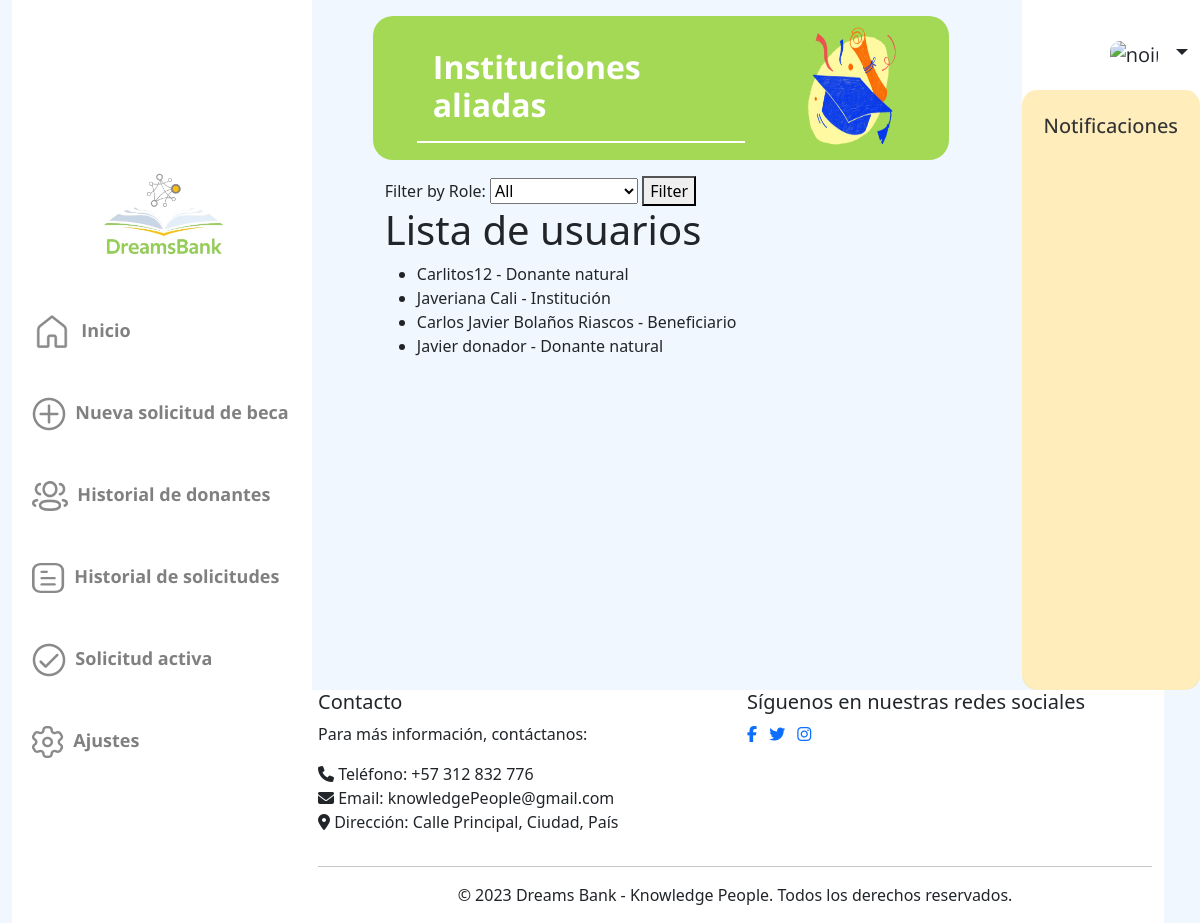
The page /users/users/ on the database as committed earlier.
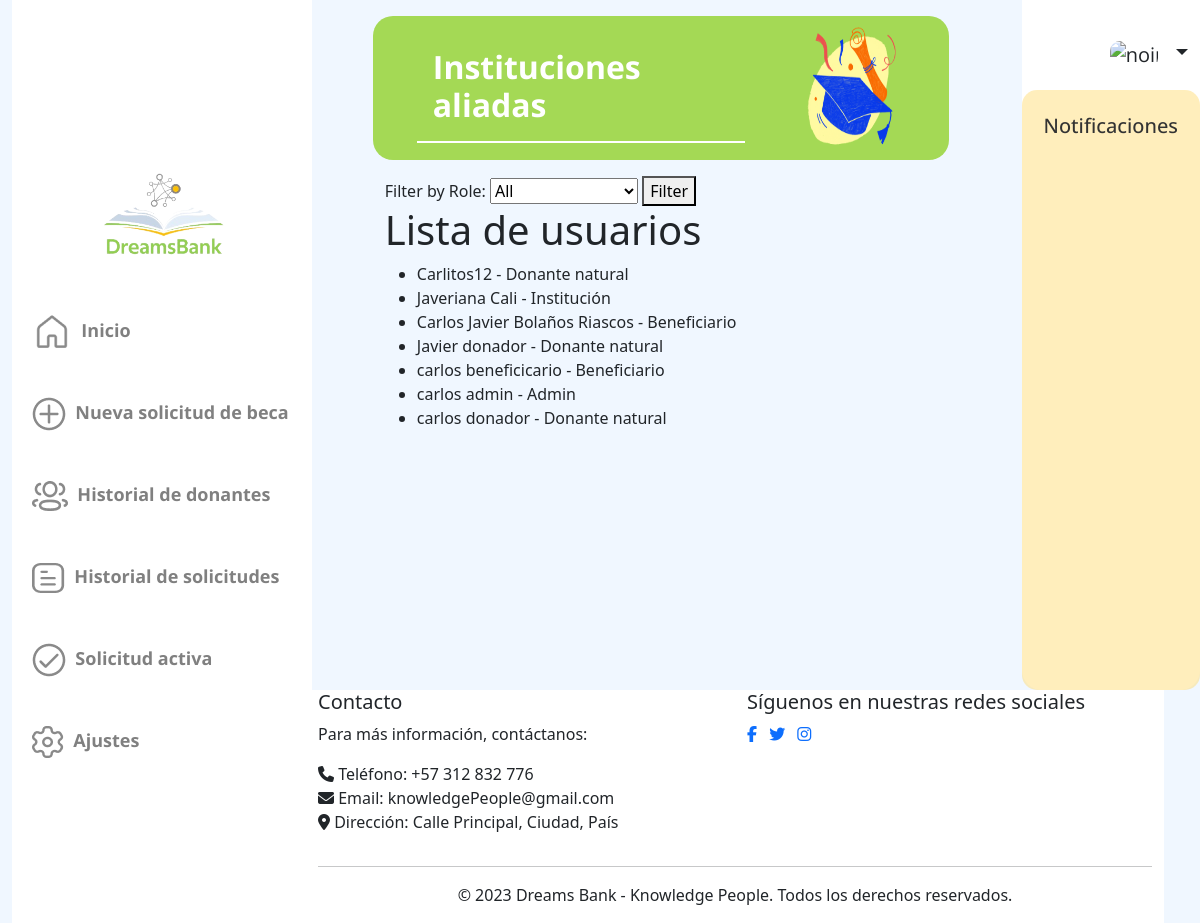
The same page on the database as committed later.
### users/models.py (models this page shows, shortened)
class User(AbstractBaseUser, PermissionsMixin):
    username=None
    BENEFICIARY=1
    NATURALDONOR=2
    LEGALDONOR=3
    INSTITUTION=4
    ADMIN=5
    ROLE_CHOICE=(
          (BENEFICIARY, 'Beneficiario'),
          (NATURALDONOR,'Donante natural'),
          (LEGALDONOR,'Donante juridico'),
          (INSTITUTION,'Institución'),
          (ADMIN,'Admin'),
    )
    TI=1
    CC=2
    CE=3
    NIT=4
    IDTYPE_CHOICE= ((TI,'Tarjeta de Identidad'),
                (CC,'Cédula de Ciudadanía'),
                ( CE,'Cédula extranjera'),
                (NIT,'NIT'))
    email = models.EmailField(_("email address"), unique=True)
    name=models.CharField(max_length=100,null=False)
    profilePicture= models.ImageField(upload_to="users",null=True, blank=True)
    idType = models.PositiveSmallIntegerField(choices=IDTYPE_CHOICE,null=False)
    numID = models.CharField(max_length=10,null=False)
    role=models.PositiveSmallIntegerField(choices=ROLE_CHOICE,null=False)
    date_joined = models.DateTimeField(auto_now_add=True)
    last_login= models.DateTimeField(auto_now_add=True)
    created_date = models.DateTimeField(auto_now_add=True)
    modified_date = models.DateTimeField(auto_now_add=True)
    contact = models.CharField(max_length=15)
    notifications = models.ManyToManyField(Notification)
    is_staff = models.BooleanField(default=False)
    is_active = models.BooleanField(default=True)
    is_admin = models.BooleanField(default=False)
    is_superadmin = models.BooleanField(default=False)
    is_superuser = models.BooleanField(default=False)
    date_joined = models.DateTimeField(default=timezone.now)
    USERNAME_FIELD = "email"
    REQUIRED_FIELDS = ['name', 'idType', 'numID', 'role']
    objects = UserManager()

### users/views.py (the view)
# urls.py: path('users/', AllUserListView.as_view(), name='showUsers'),]
class AllUserListView(View):
    template_name = 'showUsers.html'
    def get(self, request):
        users = User.objects.all()
        role_filter = request.GET.get('role', None)
        if role_filter:
            users = users.filter(role=int(role_filter))
        context = {
            'users': users,
        }
        return render(request, self.template_name, context)

### users/templates/showUsers.html (shortened to what this page needs)
{% extends 'base.html' %} {% load static %}
    {% block content %}
    <link href="{% static '/historyapplications.css' %}" rel="stylesheet" />
    <link href="{% static 'newscholarship.css' %}" rel="stylesheet" />
    <div class="row mb-3 flex-sm-row" id="contTitulo">
      <div class="col-md-8">
        <br />
        <h1 id="titulo" class="mt-2" style="color: white">Instituciones aliadas</h1>
        <hr id="line" class="w-80" />
      </div>
      <div class="col-md-4">
        <img
          src="../../media/icons/HigherEducation.png"
          alt="No Encontrada"
          class="img-fluid d-none d-md-block"
          id="graduatedImg"
        />
      </div>
    </div>
    <form method="GET" action="">
        <label for="role-filter">Filter by Role:</label>
        <select id="role-filter" name="role">
            <option value="">All</option>
        </select>
        <button type="submit">Filter</button>
    </form>
<h1>Lista de usuarios</h1>
<ul>
    {% for user in users %}
        <li>{{ user.name }} - {{ user.get_role_display }}</li>
    {% empty %}
        <li>No users found.</li>
    {% endfor %}
</ul>
    {% endblock %}

Rows that differ between the two databases and show on the page:
added User: name "carlos beneficicario", role "Beneficiario"
added User: name "carlos admin", role "Admin"
added User: name "carlos donador", role "Donante natural"
